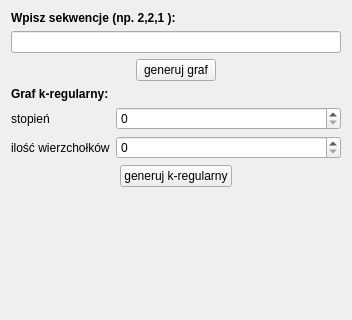
<?xml version="1.0" encoding="UTF-8"?>
<ui version="4.0">
 <class>sequenceWidget</class>
 <widget class="QWidget" name="sequenceWidget">
  <property name="geometry">
   <rect>
    <x>0</x>
    <y>0</y>
    <width>352</width>
    <height>320</height>
   </rect>
  </property>
  <property name="windowTitle">
   <string>Form</string>
  </property>
  <layout class="QVBoxLayout" name="verticalLayout">
   <item>
    <widget class="QLabel" name="label">
     <property name="font">
      <font>
       <weight>75</weight>
       <bold>true</bold>
      </font>
     </property>
     <property name="text">
      <string>Wpisz sekwencje (np. 2,2,1 ):</string>
     </property>
    </widget>
   </item>
   <item>
    <widget class="QLineEdit" name="sequence"/>
   </item>
   <item>
    <layout class="QHBoxLayout" name="horizontalLayout">
     <item>
      <spacer name="horizontalSpacer">
       <property name="orientation">
        <enum>Qt::Horizontal</enum>
       </property>
       <property name="sizeHint" stdset="0">
        <size>
         <width>40</width>
         <height>20</height>
        </size>
       </property>
      </spacer>
     </item>
     <item>
      <widget class="QPushButton" name="applyButton">
       <property name="text">
        <string>generuj graf</string>
       </property>
      </widget>
     </item>
     <item>
      <spacer name="horizontalSpacer_2">
       <property name="orientation">
        <enum>Qt::Horizontal</enum>
       </property>
       <property name="sizeHint" stdset="0">
        <size>
         <width>40</width>
         <height>20</height>
        </size>
       </property>
      </spacer>
     </item>
    </layout>
   </item>
   <item>
    <widget class="QLabel" name="label_2">
     <property name="font">
      <font>
       <weight>75</weight>
       <bold>true</bold>
      </font>
     </property>
     <property name="text">
      <string>Graf k-regularny:</string>
     </property>
    </widget>
   </item>
   <item>
    <layout class="QFormLayout" name="formLayout">
     <item row="0" column="0">
      <widget class="QLabel" name="label_3">
       <property name="text">
        <string>stopień</string>
       </property>
      </widget>
     </item>
     <item row="1" column="0">
      <widget class="QLabel" name="label_4">
       <property name="text">
        <string>ilość wierzchołków</string>
       </property>
      </widget>
     </item>
     <item row="0" column="1">
      <widget class="QSpinBox" name="kRate">
       <property name="maximum">
        <number>20</number>
       </property>
      </widget>
     </item>
     <item row="1" column="1">
      <widget class="QSpinBox" name="kVertex">
       <property name="maximum">
        <number>20</number>
       </property>
      </widget>
     </item>
    </layout>
   </item>
   <item>
    <layout class="QHBoxLayout" name="horizontalLayout_2">
     <item>
      <spacer name="horizontalSpacer_3">
       <property name="orientation">
        <enum>Qt::Horizontal</enum>
       </property>
       <property name="sizeHint" stdset="0">
        <size>
         <width>40</width>
         <height>20</height>
        </size>
       </property>
      </spacer>
     </item>
     <item>
      <widget class="QPushButton" name="applyKButton">
       <property name="text">
        <string>generuj k-regularny</string>
       </property>
      </widget>
     </item>
     <item>
      <spacer name="horizontalSpacer_4">
       <property name="orientation">
        <enum>Qt::Horizontal</enum>
       </property>
       <property name="sizeHint" stdset="0">
        <size>
         <width>40</width>
         <height>20</height>
        </size>
       </property>
      </spacer>
     </item>
    </layout>
   </item>
   <item>
    <widget class="QLabel" name="feedbackLabel">
     <property name="text">
      <string/>
     </property>
     <property name="wordWrap">
      <bool>true</bool>
     </property>
    </widget>
   </item>
   <item>
    <spacer name="verticalSpacer">
     <property name="orientation">
      <enum>Qt::Vertical</enum>
     </property>
     <property name="sizeHint" stdset="0">
      <size>
       <width>20</width>
       <height>40</height>
      </size>
     </property>
    </spacer>
   </item>
  </layout>
 </widget>
 <resources/>
 <connections/>
</ui>
